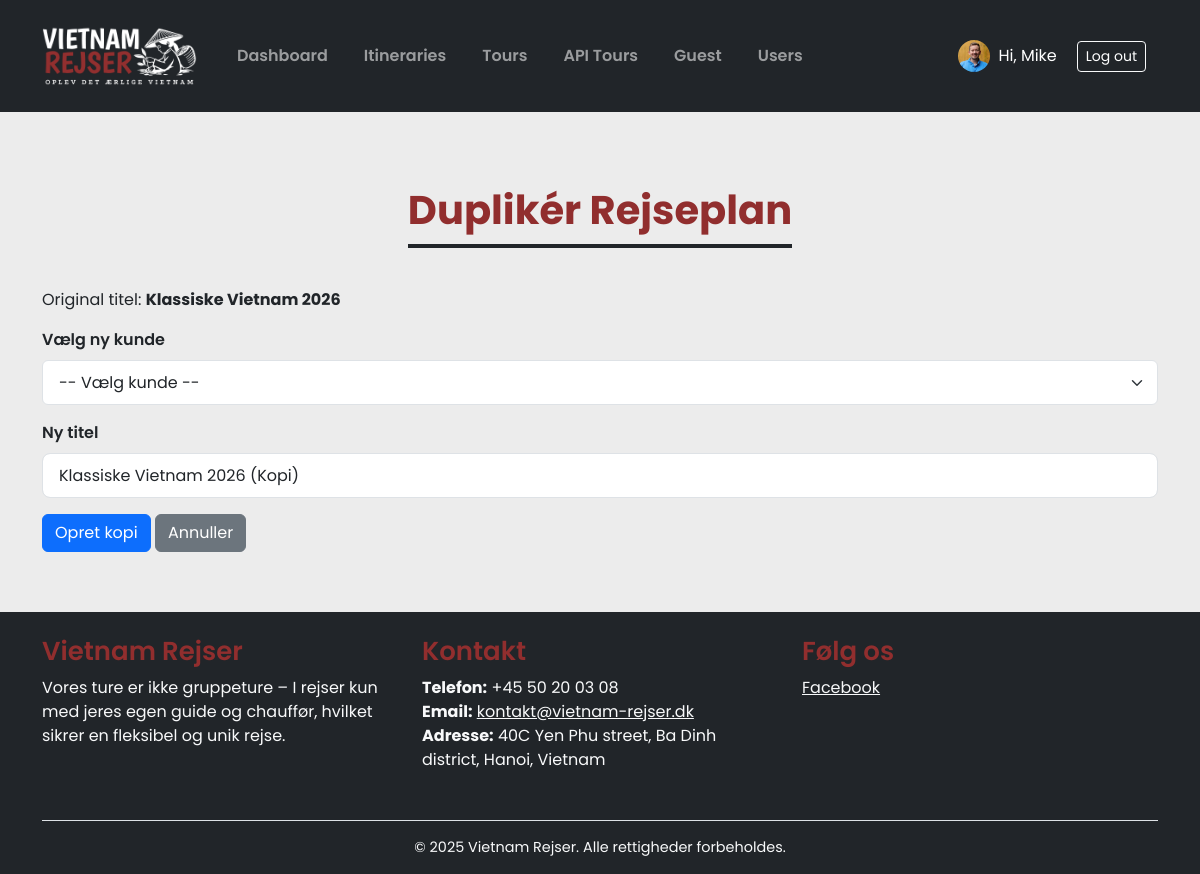
The app's page /duplicate_itinerary.php?id=7 (signed in) with its own data.
### tables this page shows
CREATE TABLE `users` (
  `id` int(11) NOT NULL,
  `name` varchar(100) DEFAULT NULL,
  `email` varchar(100) DEFAULT NULL,
  `phone` varchar(30) DEFAULT NULL,
  `password` varchar(255) DEFAULT NULL,
  `role` enum('agent','customer') DEFAULT 'agent',
  `created_at` timestamp NOT NULL DEFAULT current_timestamp(),
  `photo` varchar(255) DEFAULT NULL
);

CREATE TABLE `itineraries` (
  `id` int(11) NOT NULL,
  `customer_id` int(11) DEFAULT NULL,
  `title` varchar(255) DEFAULT NULL,
  `created_at` datetime DEFAULT current_timestamp(),
  `public_token` varchar(64) DEFAULT NULL,
  `flight` text DEFAULT NULL,
  `price` int(11) DEFAULT NULL,
  `price_child` int(11) DEFAULT 0,
  `num_adults` int(11) DEFAULT 2,
  `num_children` int(11) DEFAULT 0,
  `included` text DEFAULT NULL,
  `not_included` text DEFAULT NULL,
  `start_date` date DEFAULT NULL
);

### duplicate_itinerary.php (the view, shortened to what this page needs)
<?php
require 'includes/db.php';
$original_id = $_GET['id'] ?? $_POST['original_id'];
$original_id = intval($original_id);
$stmt = $conn->prepare("SELECT * FROM itineraries WHERE id = ?");
$stmt->bind_param("i", $original_id);
$stmt->execute();
$original = $stmt->get_result()->fetch_assoc();
?>
<?php include 'includes/header.php'; ?>
<h2>Duplikér Rejseplan</h2>
<p>Original titel: <strong><?= htmlspecialchars($original['title']) ?></strong></p>
<form method="POST">
    <div class="mb-3">
        <label for="customer_id" class="form-label">Vælg ny kunde</label>
        <select name="customer_id" id="customer_id" class="form-select" required>
            <option value="">-- Vælg kunde --</option>
        </select>
    </div>
    <div class="mb-3">
        <label for="title" class="form-label">Ny titel</label>
        <input type="text" name="title" id="title" class="form-control" value="<?= htmlspecialchars($original['title']) ?> (Kopi)">
    </div>
    <button type="submit" class="btn btn-primary">Opret kopi</button>
    <a href="dashboard.php" class="btn btn-secondary">Annuller</a>
</form>
<?php include 'includes/footer.php'; ?>

### includes/header.php (shortened to what this page needs)
<!DOCTYPE html>
<html lang="da">
<head>
  <link rel="stylesheet" href="https://cdn.jsdelivr.net/npm/bootstrap@5.3.3/dist/css/bootstrap.min.css">
  <link rel="stylesheet" href="assets/style.css?v=1.5">
  <link rel="stylesheet" href="assets/tour_style.css?v=1.5">
  <link rel="stylesheet" href="https://cdnjs.cloudflare.com/ajax/libs/lightbox2/2.11.4/css/lightbox.min.css">
  <link rel="stylesheet" href="https://cdn.jsdelivr.net/npm/flatpickr/dist/flatpickr.min.css">
  <link href="https://cdn.jsdelivr.net/npm/select2@4.1.0-rc.0/dist/css/select2.min.css" rel="stylesheet" />
</head>
<body>
<div class="page-wrapper">
<div class="content">
<header class="bg-dark text-white">
  <div class="container py-3 d-flex justify-content-between align-items-center">
    <a class="navbar-brand" href="dashboard.php">
      <img class="nav-logo" src="img/vietnam-rejser-logo-2024-light.png" alt="Logo">
    </a>
    <?php if (isset($_SESSION['user_id'])): ?>
    <nav class="navbar navbar-expand-lg navbar-dark">
      <div class="container-fluid">
        <div class="collapse navbar-collapse" id="navbarNav">
          <ul class="navbar-nav me-auto mb-2 mb-lg-0">
            <?php if ($_SESSION['role'] === 'agent' || $_SESSION['role'] === 'admin'): ?>
              <li class="nav-item"><a class="nav-link <?= basename($_SERVER['PHP_SELF']) === 'dashboard.php' ? 'active' : '' ?>" href="dashboard.php">Dashboard</a></li>
              <li class="nav-item"><a class="nav-link <?= basename($_SERVER['PHP_SELF']) === 'add_customer_itinerary.php' ? 'active' : '' ?>" href="add_customer_itinerary.php">Itineraries</a></li>
              <li class="nav-item"><a class="nav-link <?= basename($_SERVER['PHP_SELF']) === 'tours.php' ? 'active' : '' ?>" href="tours.php">Tours</a></li>
              <li class="nav-item"><a class="nav-link <?= basename($_SERVER['PHP_SELF']) === 'api_tours.php' ? 'active' : '' ?>" href="api_tours.php">API Tours</a></li>
              <li class="nav-item"><a class="nav-link <?= basename($_SERVER['PHP_SELF']) === 'customers.php' ? 'active' : '' ?>" href="customers.php">Guest</a></li>
              <li class="nav-item"><a class="nav-link <?= basename($_SERVER['PHP_SELF']) === 'users.php' ? 'active' : '' ?>" href="users.php">Users</a></li>
            <?php endif; ?>
          </ul>
          <span class="navbar-text text-white align-items-center d-flex">
            <?php
              require_once __DIR__ . '/db.php';
              $uid = $_SESSION['user_id'];
              $role = $_SESSION['role'];
              $name = '';
              $photo = '';
              if ($role === 'agent' || $role === 'admin') {
                $stmt = $conn->prepare("SELECT name, photo FROM users WHERE id = ?");
                $stmt->bind_param("i", $uid);
              } else {
                $stmt = $conn->prepare("SELECT name FROM customers WHERE id = ?");
                $stmt->bind_param("i", $uid);
              }
              $stmt->execute();
              $result = $stmt->get_result();
              if ($user = $result->fetch_assoc()) {
                $name = htmlspecialchars($user['name']);
                if ($role === 'agent' || $role === 'admin') {
                  $photo = !empty($user['photo']) && file_exists($user['photo']) ? $user['photo'] : 'img/default-user.png';
                }
              }
              ?>
              <span class="navbar-text text-white d-flex align-items-center">
                <?php if ($photo): ?>
                  <img src="<?= htmlspecialchars($photo) ?>" alt="Profile" width="32" height="32" class="rounded-circle me-2" style="object-fit: cover;">
                <?php endif; ?>
                Hi, <?= $name ?>
              </span>
          <a href="logout.php" class="btn btn-outline-light btn-sm" style="margin-left: 20px;">Log out</a>
        </div>
      </div>
    </nav>
    <?php endif; ?>
  </div>
</header>
<?php
  if (strpos($_SERVER['REQUEST_URI'], "view_itinerary.php") !== false)
  {
  } else {
      echo "<div class='container mt-4 mainCon form__group'>";
  }
?>

### assets/style.css (style rules this page uses)
body { font-family: "Poppins", sans-serif; overflow-y: scroll; }
html, body { height: 100%; background: #ececec; }
.page-wrapper { min-height: 100%; display: flex; flex-direction: column; }
.mainCon { padding-top: 50px; }
.content { flex: 1; }
label { font-weight: 600; font-size: 16px; }
input[type="text"], input[type="email"], input[type="password"], select, textarea { border-radius: 8px; box-shadow: none; transition: border-color 0.2s ease-in-out, box-shadow 0.2s ease-in-out; }
p, td { font-size: 16px; }
h1, h2, h4, h5 { color: #912e2e; font-weight: 600; }
h2 { font-weight: 700; margin: 0 auto; font-size: 40px; margin-bottom: 40px; padding-bottom: 10px; display: table; border-bottom: 4px solid #212529; }
.navbar { width: 100%; }
.nav-logo { width: 155px; }
.nav-item { margin-left: 20px; font-weight: 600; }
.form-control, .form-select { padding: 0.6rem 1rem; }

### records on screen
users: photo (picture), name "Mike"
itineraries: title "Klassiske Vietnam 2026", title "Klassiske Vietnam 2026 (Kopi)"
